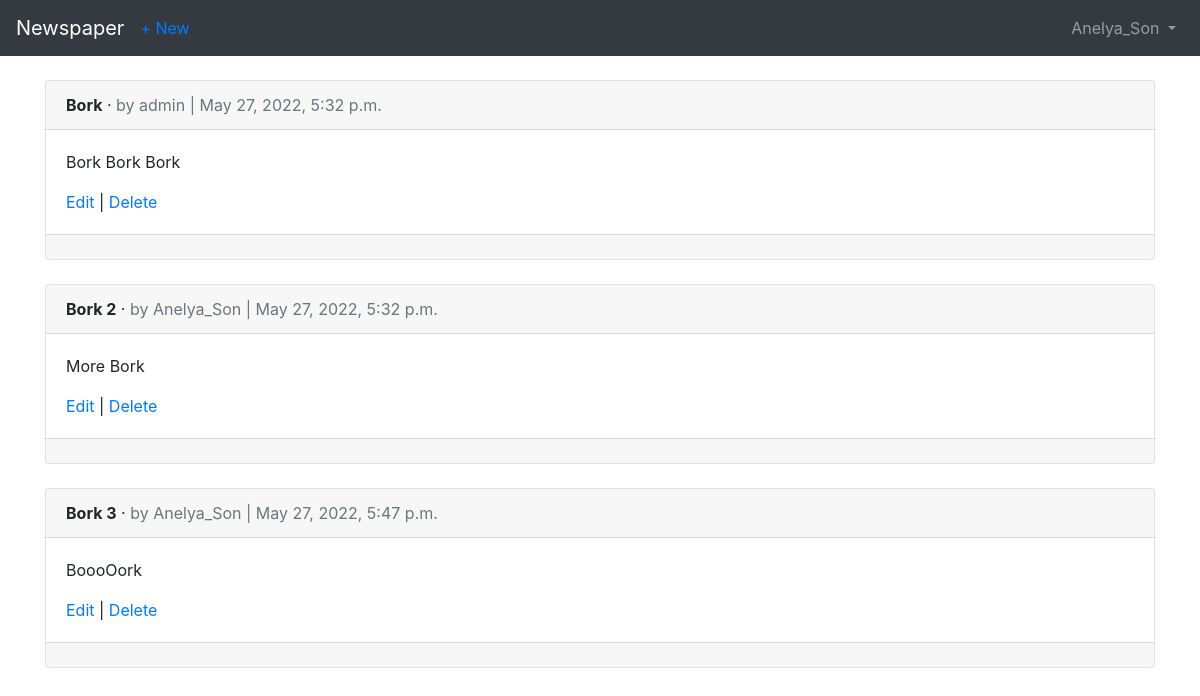
/articles/ (signed in), run on the app's committed database.
### users/models.py (models this page shows)
class CustomUser(AbstractUser):
    age = models.PositiveIntegerField(null=True, blank=True)

### articles/models.py (models this page shows, shortened)
class Article(models.Model):
    title = models.CharField(max_length=255)
    body = models.TextField()
    date = models.DateTimeField(auto_now_add=True)
    author = models.ForeignKey(
        get_user_model(),
        on_delete=models.CASCADE,
    )

### articles/views.py (the view)
# urls.py: path('', ArticleListView.as_view(), name='article_list'),
class ArticleListView(LoginRequiredMixin, ListView):
    model = Article
    template_name = 'article_list.html'
    login_url = 'login'

### templates/article_list.html (shortened to what this page needs)
{% extends 'base.html' %}
{% block content %}
  {% for article in object_list %}
<div class="card">
<div class="card-header">
<span class="font-weight-bold">{{ article.title }}</span> &middot; <span class="text-muted">by {{ article.author }} |
{{ article.date }}</span>
</div>
<div class="card-body">
<p>{{ article.body }}</p>
<a href="{% url 'article_edit' article.pk %}">Edit</a> | <a href="{% url 'article_delete' article.pk %}">Delete</a>
</div>
<div class="card-footer">
 </div>
</div>
<br />
{% endfor %}
{% endblock content %}

### templates/base.html (shortened to what this page needs)
<!doctype html>
<html lang="en"> <head>
<link rel="stylesheet" href="https://stackpath.bootstrapcdn.com/bootstrap/4.1.3/css/bootstrap.min.css"
crossorigin="anonymous">
<title>{% block title %}Newspaper App{% endblock title %}</title> </head>
<body>
<nav class="navbar navbar-expand-md navbar-dark bg-dark mb-4">
<a class="navbar-brand" href="{% url 'home' %}">Newspaper</a>
{% if user.is_authenticated %}
<ul class="navbar-nav mr-auto">
<li class="nav-item"><a href="{% url 'article_new' %}">+ New</a></li>
</ul>
{% endif %}
    <div class="collapse navbar-collapse" id="navbarCollapse">
    {% if user.is_authenticated %} <ul class="navbar-nav ml-auto">
    <li class="nav-item">
    <a class="nav-link dropdown-toggle" href="#" id="userMenu"
              data-toggle="dropdown" aria-haspopup="true"
              aria-expanded="false">
              {{ user.username }}
    </a>
     </li>
    </ul> {% else %}
    <form class="form-inline ml-auto">
    <a href="{% url 'login' %}" class="btn btn-outline-secondary"> Log In</a>
    <a href="{% url 'signup' %}" class="btn btn-primary ml-2">
        Sign up</a> </form>
        {% endif %} </div>
        </nav>
        <div class="container">
            {% block content %}
        {% endblock content %} </div>
        </body>
        </html>

### data on the page
CustomUser: username "Anelya_Son"
Article: title "Bork", author "admin", date "May 27, 2022, 5:32 p.m.", body "Bork Bork Bork"
Article: title "Bork 2", author "Anelya_Son", date "May 27, 2022, 5:32 p.m.", body "More Bork"
Article: title "Bork 3", author "Anelya_Son", date "May 27, 2022, 5:47 p.m.", body "BoooOork"
